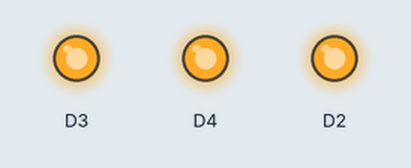
A sketch run on a simulated ESP8266 (NodeMCU). Parts: output pins drawn as LEDs (lit = HIGH).

Above: at 0.05 s.
At 2.75 s:
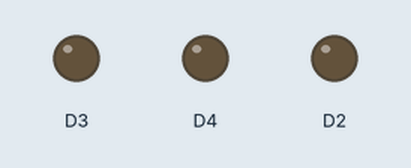
Timing chart, 0 to 3.0 s (numbered marks = the images above):
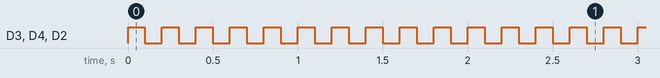

The sketch:

sketch_may12c.ino
```cpp
void setup() {
  // put your setup code here, to run once:
 pinMode(D2,OUTPUT);
 pinMode(D4,OUTPUT);
 pinMode(D3,OUTPUT);
}

void loop() {
  // put your main code here, to run repeatedly:
  digitalWrite(D2,HIGH);
  digitalWrite(D4,HIGH);
  digitalWrite(D3,HIGH);
  delay(100);
  digitalWrite(D2,LOW);
  digitalWrite(D4,LOW);
  digitalWrite(D3,LOW);
  delay(100);


}
```

Measured:
- by itself, D3, D4, D2: alternates HIGH for 0.10 s and LOW for 0.10 s
